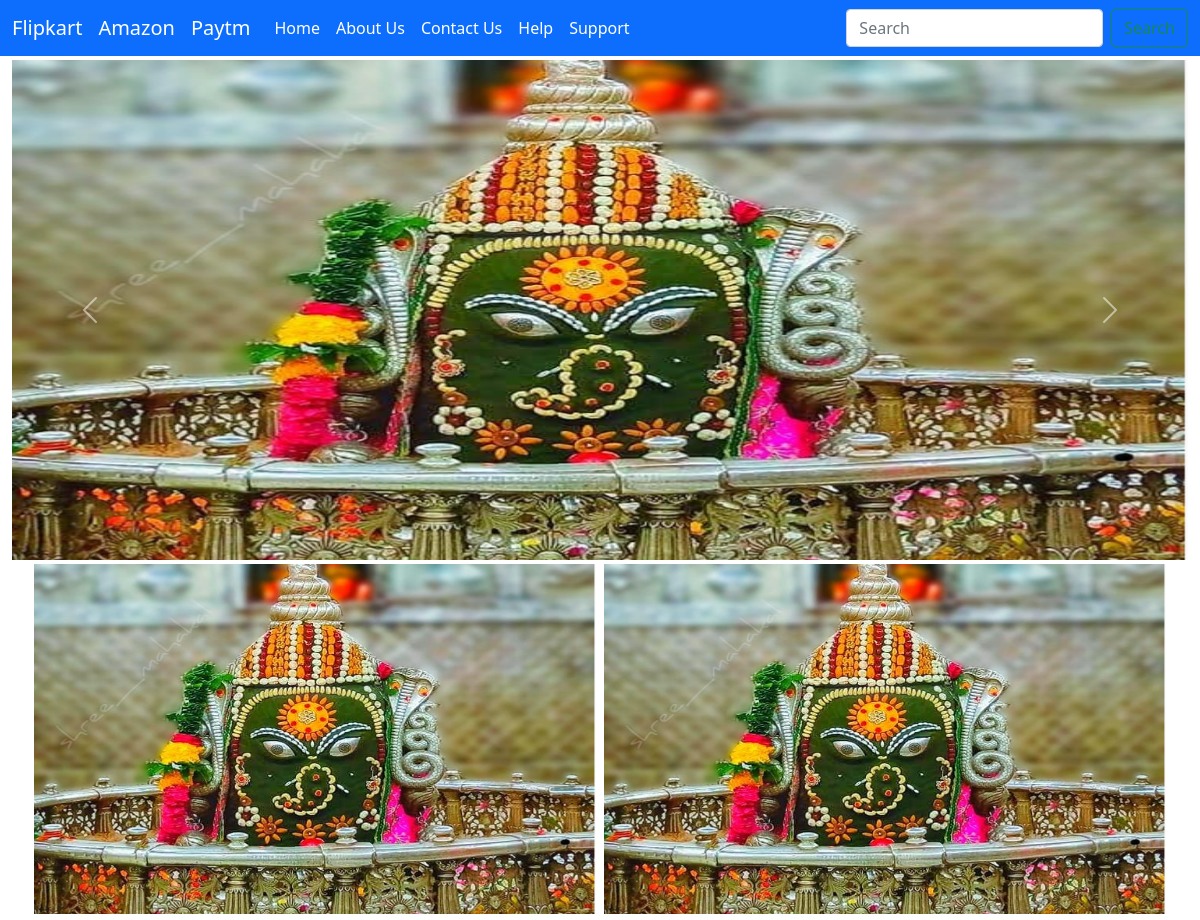
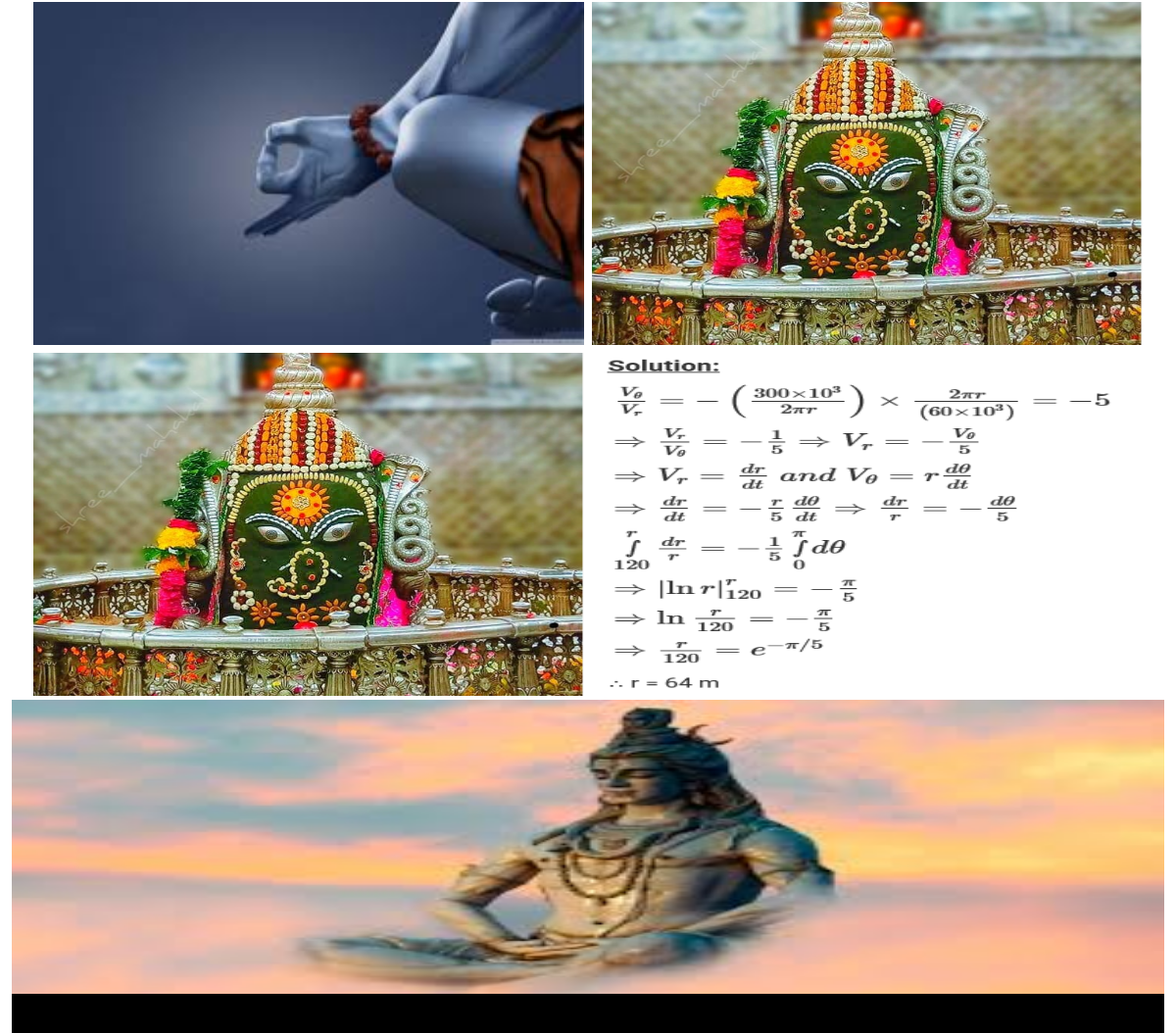
The page / on the database its author committed (2 pictures, top to bottom).
### task/models.py (models this page shows, shortened)
class WebsiteName(Model):
    name_of_website=models.CharField(max_length=500)

class Menu(Model):
    website=models.ForeignKey(WebsiteName,on_delete=models.CASCADE)
    name_of_nav_item=models.CharField(max_length=500)

class Sliders(Model):
    website = models.ForeignKey(WebsiteName,on_delete=models.CASCADE)
    Slider1 = models.ImageField(upload_to='static/slider_image/',default="static/default.jpg")
    Slider2 = models.ImageField(upload_to='static/slider_image/',default="static/default.jpg")
    Slider3 = models.ImageField(upload_to='static/slider_image/',default="static/default.jpg")

class Images(Model):
    website=models.ForeignKey(WebsiteName,on_delete=models.CASCADE)
    image1 = models.ImageField(upload_to='static/images/', default="static/default.jpg")
    image2 = models.ImageField(upload_to='static/images/', default="static/default.jpg")
    image3 = models.ImageField(upload_to='static/images/', default="static/default.jpg")
    image4 = models.ImageField(upload_to='static/images/', default="static/default.jpg")
    image5 = models.ImageField(upload_to='static/images/', default="static/default.jpg")
    image6 = models.ImageField(upload_to='static/images/', default="static/default.jpg")

class Footer(Model):
    website = models.ForeignKey(WebsiteName, on_delete=models.CASCADE)
    footer = models.ImageField(upload_to='static/footer_images/', default="static/default.jpg")

### task/views.py (the view)
# urls.py: path('',views.index,name="index"),
def index(request):
    data=WebsiteName.objects.all()
    id=data[0].id
    images=Images.objects.filter(website=id)
    sliders=Sliders.objects.filter(website=id)
    menus=Menu.objects.filter(website=id)
    footer=Footer.objects.get(website=id)
    return render(request,"index.html",{"datas":data,"images":images,"sliders":sliders,"menus":menus,"footer":footer})

### templates/index.html (shortened to what this page needs)
{% load static %}
<!doctype html>
<html lang="en">
  <head>
    <link href="https://cdn.jsdelivr.net/npm/bootstrap@5.0.2/dist/css/bootstrap.min.css" rel="stylesheet">
  </head>
  <body>
  <nav class="navbar navbar-expand-lg navbar navbar-dark bg-primary">
  <div class="container-fluid">
  {% for data in datas %}
    <a class="navbar-brand" href="#">{{ data.name_of_website }}</a>
  {% endfor %}
    <div class="collapse navbar-collapse" id="navbarScroll">
      <ul class="navbar-nav me-auto my-2 my-lg-0 navbar-nav-scroll" style="--bs-scroll-height: 100px;">
       {% for menu in menus %}
        <li class="nav-item">
          <a class="nav-link active" aria-current="page" href="#">{{ menu.name_of_nav_item }}</a>
        </li>
            {% endfor %}
      </ul>
      <form class="d-flex">
        <input class="form-control me-2" type="search" placeholder="Search" aria-label="Search">
        <button class="btn btn-outline-success" type="submit">Search</button>
      </form>
    </div>
  </div>
</nav>
  <div id="carouselExampleInterval" class="carousel slide mt-1" data-bs-ride="carousel">
{% for slider in sliders %}
<center>
      <div class="carousel-inner" style="max-width:98%;" >
    <div class="carousel-item active" data-bs-interval="10000" >
      <img src="{{ slider.Slider1 }}" class="d-block w-100 justify-content-center" alt="..." id="slider" >
    </div>
  </div>
</center>
{% endfor %}
  <button class="carousel-control-prev" type="button" data-bs-target="#carouselExampleInterval" data-bs-slide="prev">
    <span class="carousel-control-prev-icon" aria-hidden="true"></span>
  </button>
  <button class="carousel-control-next" type="button" data-bs-target="#carouselExampleInterval" data-bs-slide="next">
    <span class="carousel-control-next-icon" aria-hidden="true"></span>
  </button>
  </div>
{% for image in images %}
    <center>
  <div class="row" style="max-width:95%">
    <div class="col-lg-6 p-1 "><img src="{{ image.image1 }}"  class="image"></div>
    <div class="col-lg-6 p-1 "><img src="{{ image.image2 }}"  class="image"></div>
  </div>
  </center>
    <center>
  <div class="row" style="max-width:95%">
    <div class="col-lg-6 p-1 "><img src="{{ image.image3 }}"  class="image"></div>
    <div class="col-lg-6 p-1 "><img src="{{ image.image4 }}"  class="image"></div>
  </div>
  </center>
    <center>
  <div class="row" style="max-width:95%">
    <div class="col-lg-6 p-1 "><img src="{{ image.image4 }}"  class="image"></div>
    <div class="col-lg-6 p-1 "><img src="{{ image.image5 }}"  class="image"></div>
  </div>
  </center>
{% endfor %}
  <div class="container-fluid">
      <img src="{{ footer.footer }}" style="width:100%;height:300px;" class="footer">
      <div style="width:100%;height:40px;background-color:black"></div>
  </div>
  </body>
</html>

### templates/index.html (style rules this page uses)
#slider { height:500px; }
.image { height: 350px; width: 100%; }

### rows shown on the page
WebsiteName: name_of_website "Flipkart"
WebsiteName: name_of_website "Amazon"
WebsiteName: name_of_website "Paytm"
Menu: name_of_nav_item "Home"
Menu: name_of_nav_item "About Us"
Menu: name_of_nav_item "Contact Us"
Menu: name_of_nav_item "Help"
Menu: name_of_nav_item "Support"
Sliders: Slider1 (picture)
Images: image1 (picture), image2 (picture), image3 (picture), image4 (picture), image5 (picture)
Footer: footer (picture)
